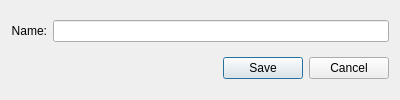
<?xml version="1.0" encoding="UTF-8"?>
<ui version="4.0">
    <class>KevaEditBookmarkDialog</class>
    <widget class="QDialog" name="KevaEditBookmarkDialog">
        <property name="geometry">
            <rect>
                <x>0</x>
                <y>0</y>
                <width>400</width>
                <height>100</height>
            </rect>
        </property>
        <property name="windowTitle">
            <string notr="true">Bookmark Name</string>
        </property>
        <layout class="QVBoxLayout" name="verticalLayout_2">
            <item>
                <layout class="QGridLayout" name="gridLayout">
                    <item row="2" column="0">
                        <widget class="QLabel" name="label_2">
                            <property name="toolTip">
                                <string>Bookmark name.</string>
                            </property>
                            <property name="text">
                                <string>Name:</string>
                            </property>
                            <property name="alignment">
                                <set>Qt::AlignRight|Qt::AlignTrailing|Qt::AlignVCenter</set>
                            </property>
                            <property name="buddy">
                                <cstring>bookmarkName</cstring>
                            </property>
                        </widget>
                    </item>
                    <item row="2" column="2">
                        <widget class="QLineEdit" name="bookmarkName">
                            <property name="toolTip">
                                <string>This pane allows change of bookmark name</string>
                            </property>
                            <property name="readOnly">
                                <bool>false</bool>
                            </property>
                        </widget>
                    </item>
                </layout>
            </item>
            <item>
                <widget class="QDialogButtonBox" name="buttonBox">
                    <property name="orientation">
                        <enum>Qt::Horizontal</enum>
                    </property>
                    <property name="standardButtons">
                        <set>QDialogButtonBox::Cancel|QDialogButtonBox::Save</set>
                    </property>
                </widget>
            </item>
        </layout>
    </widget>
    <resources/>
</ui>
